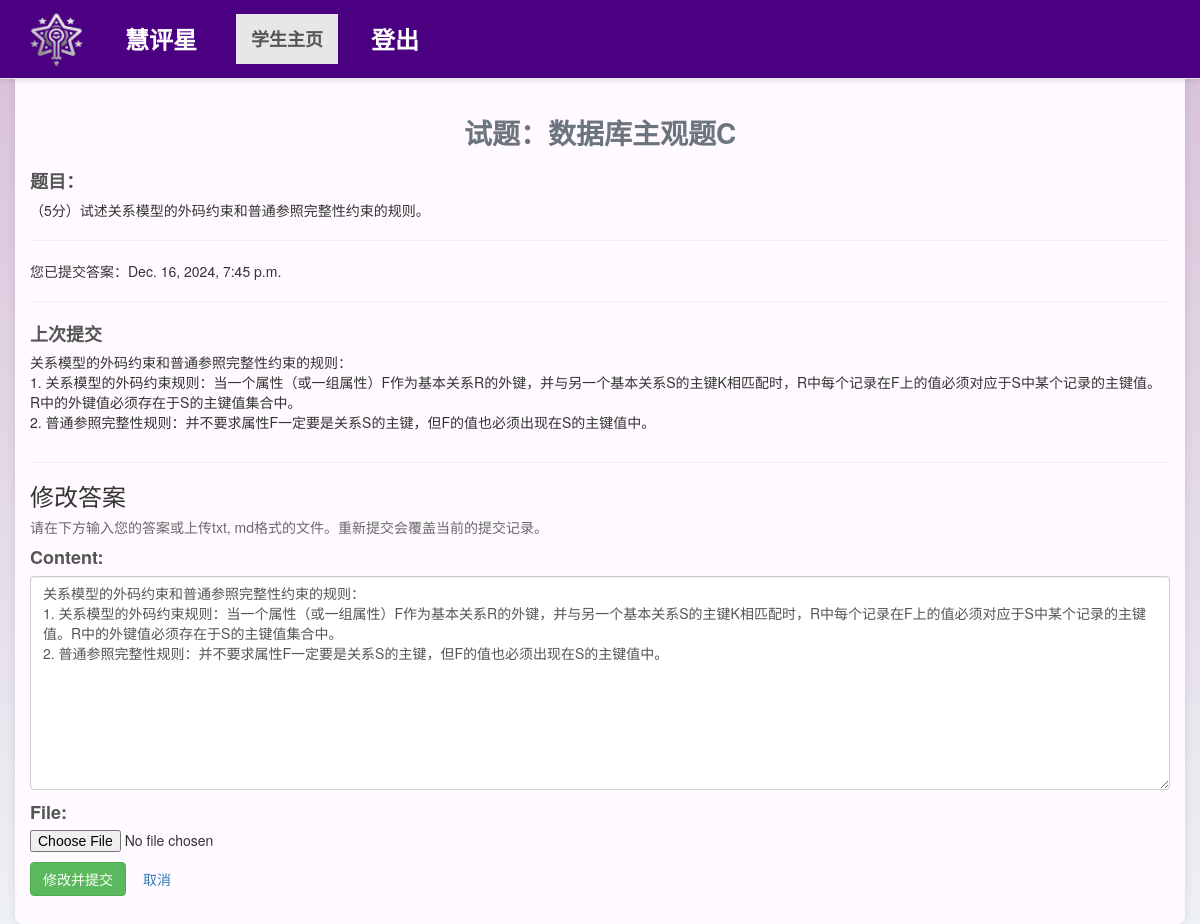
The page /administrator/student_course/2/question/5/ (signed in) on the database its author committed.
### users/models.py (models this page shows, shortened)
class Question(models.Model):
    QuestionID = models.AutoField(primary_key=True)
    CourseID = models.ForeignKey(
        "Course", on_delete=models.CASCADE, related_name="questions"
    )
    Title = models.CharField(max_length=100)
    Content = models.TextField()
    ScoringCriteria = models.TextField(null=True, blank=True)
    Prompt = models.TextField(null=True, blank=True)
    CreatedAt = models.DateTimeField(
        default=timezone.now
    )  # timezone.now返回当前时间（带时区，默认为UTC，可通过settings.py修改）
    IsOpen = models.BooleanField(default=False)
    OpenAt = models.DateTimeField(null=True, blank=True)
    class Meta:
        db_table = "Question"
        indexes = [
            models.Index(
                fields=["CourseID", "IsOpen"], name="idx_question_course_open"
            ),  # 经常需要根据CourseID和IsOpen两个字段一起查询数据
            models.Index(fields=["CreatedAt"], name="idx_question_created_at"),
        ]

class StudentAnswer(models.Model):
    AnswerID = models.AutoField(
        primary_key=True
    )  # 主键，聚簇索引，按主键字段排序数据，用于快速定位行
    QuestionID = models.ForeignKey(
        Question, on_delete=models.CASCADE, related_name="answers"
    )  # 非聚簇索引，加速按外键字段过滤或关联查询，避免全表扫描
    StudentID = models.ForeignKey(
        Student, on_delete=models.CASCADE, related_name="answers"
    )  # 非聚簇索引，加速按外键字段过滤或关联查询，避免全表扫描
    Content = models.TextField(blank=True, null=True)
    SubmittedAt = models.DateTimeField(default=timezone.now)
    ConfirmedAt = models.DateTimeField(
        null=True, blank=True
    )  # 该答案的评分与反馈确认时间
    class Meta:
        db_table = "StudentAnswer"
        indexes = [
            models.Index(
                fields=["QuestionID", "StudentID"], name="idx_answer_question_student"
            ),  # 经常需要根据QuestionID和StudentID两个字段一起查询数据
            models.Index(fields=["SubmittedAt"], name="idx_answer_submitted_at"),
        ]

### users/views.py (the view)
def view_question(request, course_id, question_id):
    student_id = request.session.get("student_id")
    if not student_id:
        messages.error(request, "无权限访问学生主页")
        return redirect("login")
    student = Student.objects.get(StudentID=student_id)
    course = Course.objects.get(CourseID=course_id)
    if not StudentCourse.objects.filter(StudentID=student, CourseID=course).exists():
        messages.error(request, "您未加入该课程")
        return redirect("student_dashboard")
    question = get_object_or_404(
        Question, QuestionID=question_id, CourseID=course, IsOpen=True
    )  # 检查试题是否公开
    student_answer = (
        StudentAnswer.objects.filter(
            QuestionID=question.QuestionID, StudentID=student.StudentID
        )
        .order_by("-SubmittedAt")  # 按提交时间降序排列
        .first()
    )  # 获取学生最新提交的答案
    existing_answer = (
        StudentAnswer.objects.filter(StudentID=student, QuestionID=question)
        .order_by("-SubmittedAt")  # 按提交时间降序排列
        .first()
    )  # 获取学生最新提交的答案
    if request.method == "POST":  # 处理提交答案
        form = SubmitAnswerForm(request.POST, request.FILES)  # 从请求中获取表单数据
        if form.is_valid():  # 检查表单数据是否有效
            try:
                with transaction.atomic():  # 确保答案提交和评分删除的原子性
                    content = form.cleaned_data.get("Content")
                    file = form.cleaned_data.get("File")
                    if file:
                        import os
                        file_path = os.path.join("uploaded_files", file.name)
                        with open(file_path, "wb+") as destination:
                            for chunk in file.chunks():  # 分块写入文件
                                destination.write(chunk)
                        with open(file_path, "r", encoding="utf-8") as f:
                            content = f.read()  # 读取文件内容
                    student_answer, created = StudentAnswer.objects.get_or_create(
                        QuestionID=question,
                        StudentID=student,
                        defaults={
                            "Content": content,
                            "SubmittedAt": timezone.now(),
                        },
                    )  # created为True表示新建答案，False表示更新答案
                    if not created:  # 如果已有答案，更新已有答案
                        student_answer.Content = content
                        student_answer.SubmittedAt = timezone.now()
                        student_answer.ConfirmedAt = None  # 清除之前的确认时间
                        ScoringFeedback.objects.filter(
                            AnswerID=student_answer
                        ).delete()  # 删除之前的所有评分记录
                        student_answer.save()
                        messages.success(request, "成功更新答案")
                    else:
                        messages.success(request, "成功提交答案")
                return redirect("student_course_detail", course_id=course_id)
            except Exception as e:
                messages.error(request, "提交失败，请检查您的答案。")
        else:
            messages.error(request, "提交失败，请检查您的答案。")
    else:
        form = SubmitAnswerForm(instance=existing_answer)
    context = {
        "question": question,
        "course": course,
        "form": form,
        "student_answer": student_answer,
        "existing_answer": existing_answer,
    }
    return render(
        request,
        "view_question.html",
        context,
    )

### users/forms.py (shortened to what this page needs)
class SubmitAnswerForm(forms.ModelForm):
    File = forms.FileField(
        required=False,
        widget=forms.ClearableFileInput(attrs={"class": "form-control-file"}),
    )  # File得到的是一个文件对象
    Content = forms.CharField(
        required=False,
        widget=forms.Textarea(attrs={"class": "form-control", "rows": 10}),
    )  # Content得到的是一个字符串。rows表示文本框的行数，显示10行，如果内容超过10行，会自动滚动显示
    class Meta:  # 通过Meta类指定表单的元数据
        model = StudentAnswer  # 表单对应的模型：StudentAnswer
        fields = ["Content"]  # 表单包含的字段：Content

### templates/view_question.html (shortened to what this page needs)
{% extends 'base.html' %}
{% block content %}
<h2 class="page-title">试题：{{ question.Title }}</h2>
<label>题目：</label>
<p>{{ question.Content }}</p>
<hr>
{% if existing_answer %}
<p>您已提交答案：{{ existing_answer.SubmittedAt }}</p>
<hr>
{% endif %}
<form method="POST" enctype="multipart/form-data">
    {% if existing_answer %}
<div class="card mb-3">
    <div class="card-header">
         <label>上次提交</label>
    </div>
    <div class="card-body">
        {% if student_answer.Content %}
        <div class="custom-scrollable-content bg-light p-3 border rounded" style="max-height: 250px; overflow-y: auto;">
            {{ student_answer.Content|linebreaks }}
        </div>
        {% else %}
        <p class="text-muted">暂无内容</p>
        {% endif %}
    </div>
</div>
{% endif %}
<hr>
<h3>{% if existing_answer %}修改答案{% else %}开始作答{% endif %}</h3>
    <h5 small style="color:dimgrey;">请在下方输入您的答案或上传txt, md格式的文件。重新提交会覆盖当前的提交记录。</h5>
    {{ form.as_p }}
    <button type="submit" class="btn btn-success">
        {% if existing_answer %}
        {{ '修改并提交'}}
        {% else %}
        {{ '提交答案' }}
        {% endif %}
    </button>
    <a href="{% url 'student_course_detail' question.CourseID.CourseID %}" class="btn btn-secondary">取消</a>
</form>
{% endblock %}

### static/css/styles.css (style rules this page uses)
body { font-family: 'Arial', sans-serif; color: #333; background: linear-gradient(180deg, #D8BFD8 0%, #eef1f5 100%); margin: 0; padding: 0; }
.page-title { text-align: center; font-size: 2em; color: #6c757d; margin-bottom: 20px; font-weight: bold; }
h2 { text-align: center; margin-bottom: 20px; color: #333; }
label { display: block; margin-bottom: 5px; color: #555; font-size: large; }

### rows shown on the page
Question: Title "数据库主观题C", Content "（5分）试述关系模型的外码约束和普通参照完整性约束的规则。"
StudentAnswer: SubmittedAt "Dec. 16, 2024, 7:45 p.m.", Content "关系模型的外码约束和普通参照完整性约束的规则： 1. 关系模型的外码约束规则：当一个属性（或一组属性）F作为基本关系R的外键，并与另一个基本关系S的主键K相匹配时，R中每个记录在F上的值必须对应于S中某个记录的主键值。R中的外键值必须存在于S的主键值集合中。 2. 普通参照完整性规则：并不要求属性F一定要是关系S的主键，但F的值也必须出现在S的主键值中。"

### other values the page prints
{{ '修改并提交' }} "修改并提交"
